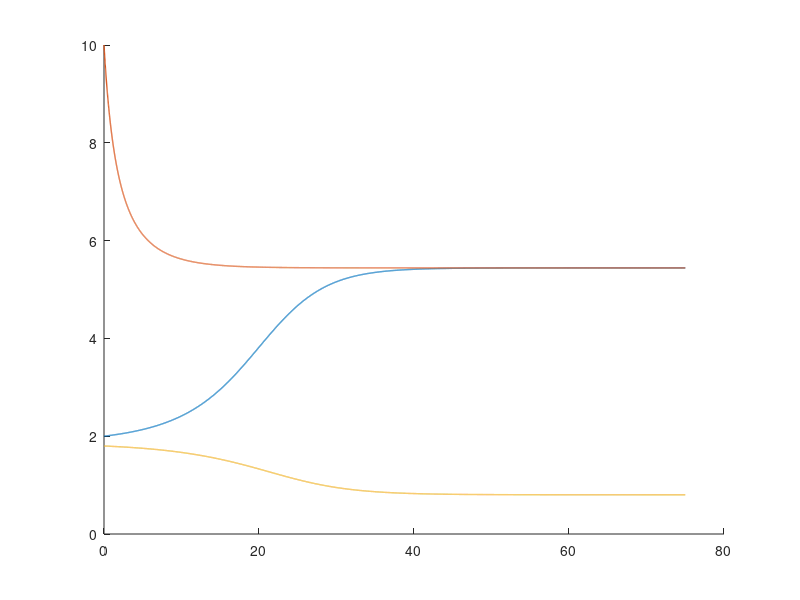

Write the MATLAB code that produced this figure. (Note: this script raises an error after producing the figure.)
% Section 2, question 6, part a, b, c

r = .65;
L = 8.1;
p = 1.2;
q = 1;
h = @(x) p*x.^2./(q+x.^2);
x_prime = @(t,x) r*x.*(1-x/L)-h(x);
h1 = .01;
t1 = 0:h1:75;
x1 = zeros(1,length(t1));
x1(1) = 2;
x2 = zeros(1,length(t1));
x2(1) = 10;
x3 = zeros(1,length(t1));
x3(1) = 1.8;
for n = 1:(length(t1)-1)
    x1(n+1) = x1(n) + h1*x_prime(t1(n),x1(n));
end
for n = 1:(length(t1)-1)
    x2(n+1) = x2(n) + h1*x_prime(t1(n),x2(n));
end
for n = 1:(length(t1)-1)
    x3(n+1) = x3(n) + h1*x_prime(t1(n),x3(n));
end
f = @(t,x) (0.65*(1-(x./8.1)).*x)-(1.2*x.^2./(1+x.^2));
figure(1)
hold on
plot(t1,x1,'LineWidth', 1)
plot(t1,x2,'LineWidth', 1)
plot(t1,x3,'LineWidth', 1)

dirfield(f,0:1:75, 0:0.1:10, 'Deer Pop. With Harvest')
xlabel('time'), ylabel('Population in dozens') 

hold off

